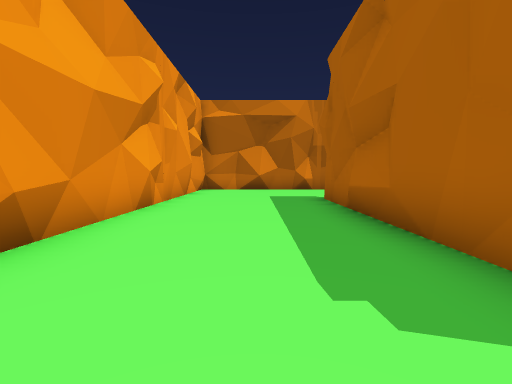
view 1 (above)

24 first-person views from a walk through a Unity game level. The camera is 1.4 m above the floor, tilts 4° down and sees 85° across. The floor is counted in squares, 2 m on a side. Each view is taken from the middle of a square. On the plan, view 1 faces up. The plan holds only what a view shows up to about 9 squares ahead; the rest is blank. The place goes on beyond the plan. The player character is not drawn.

view 2
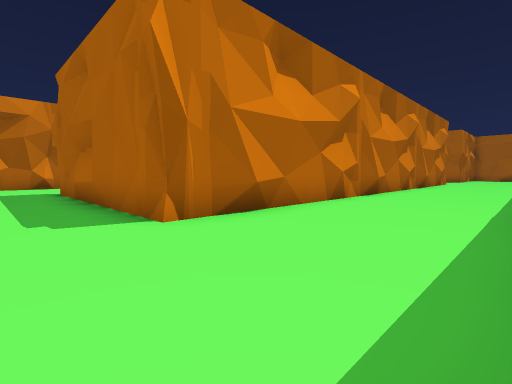

view 3
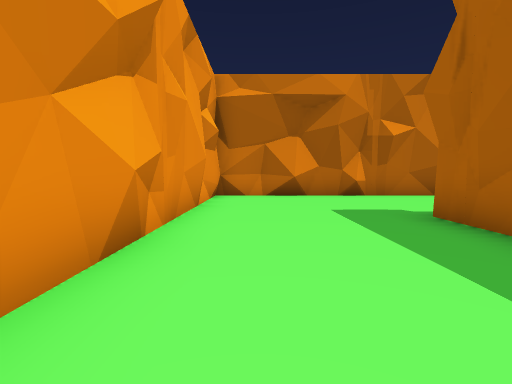

view 4
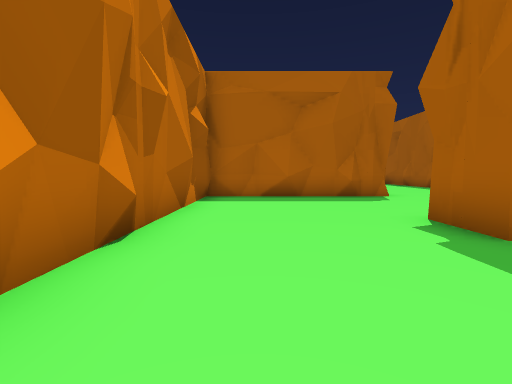

view 5
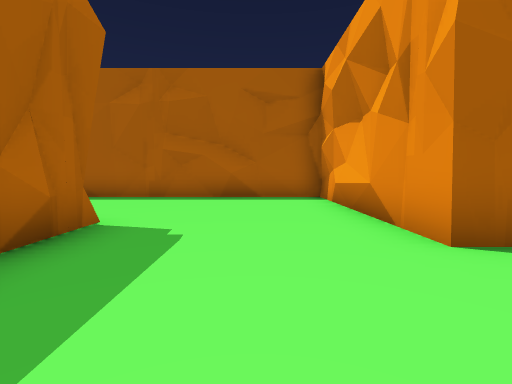

view 6
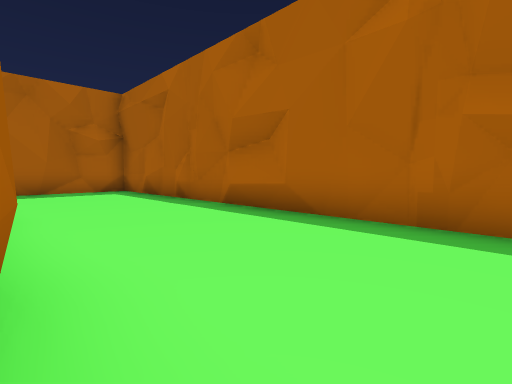

view 7
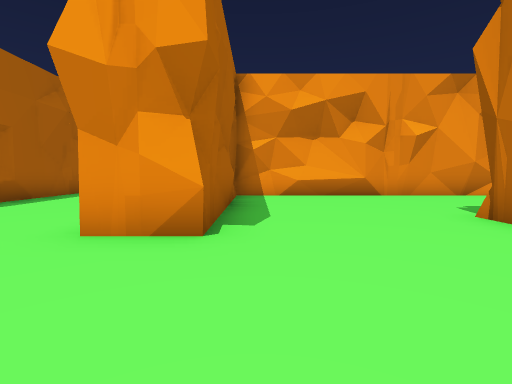

view 8
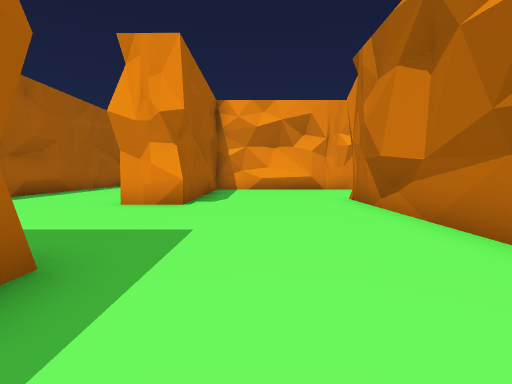

view 9
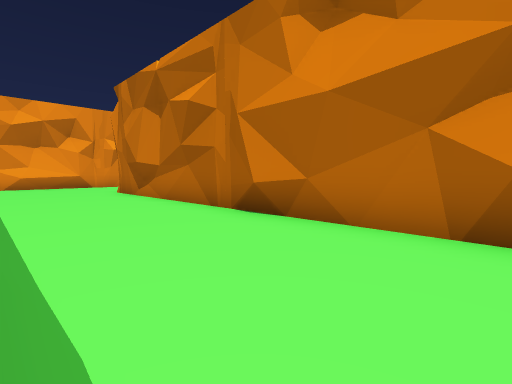

view 10
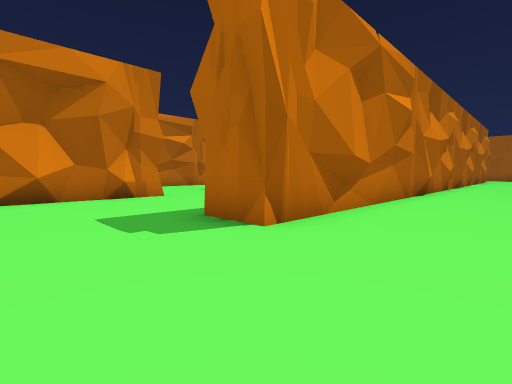

view 11
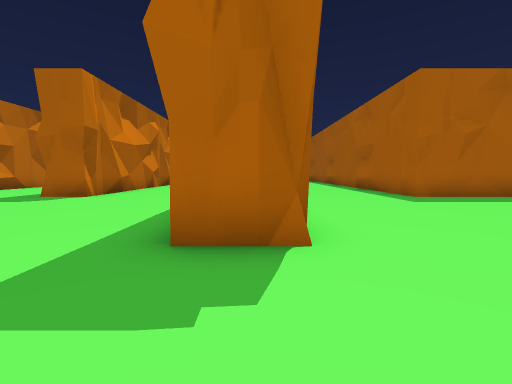

view 12
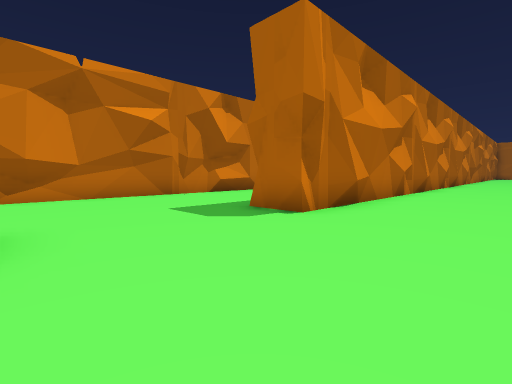

view 13
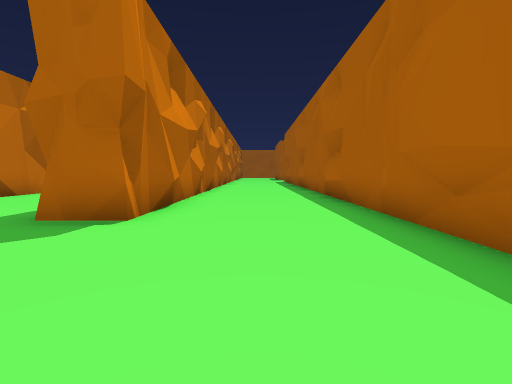

view 14
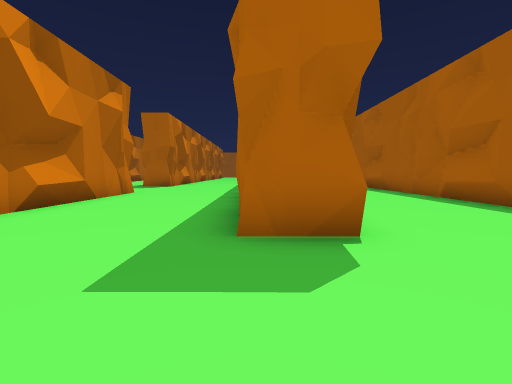

view 15
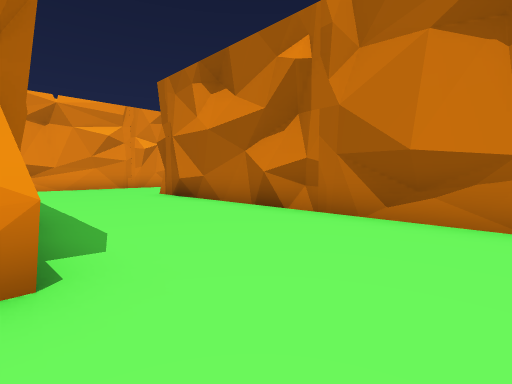

view 16
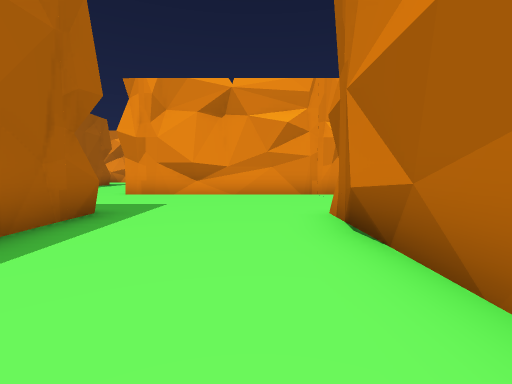

view 17
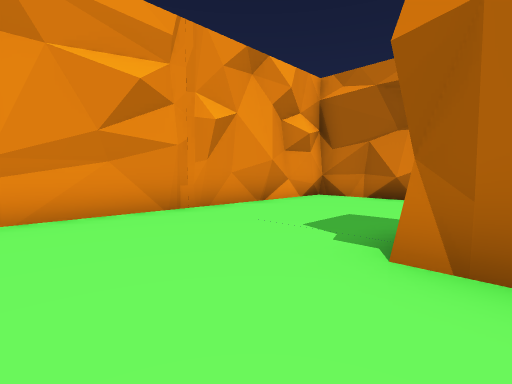

view 18
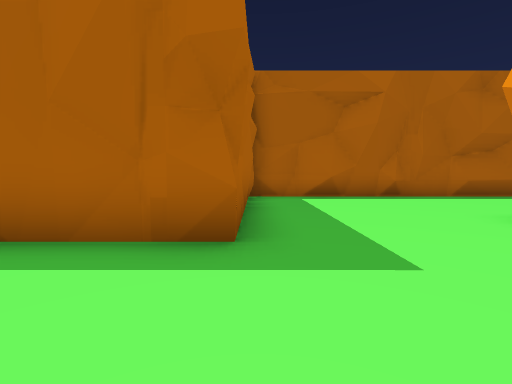

view 19
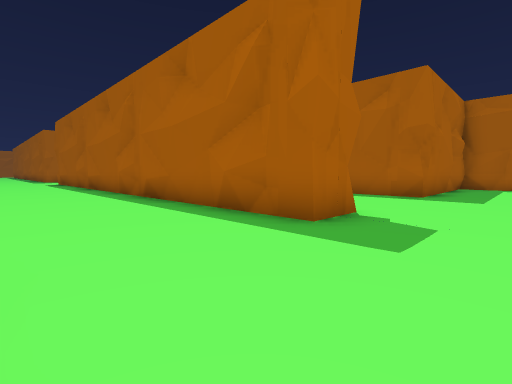

view 20
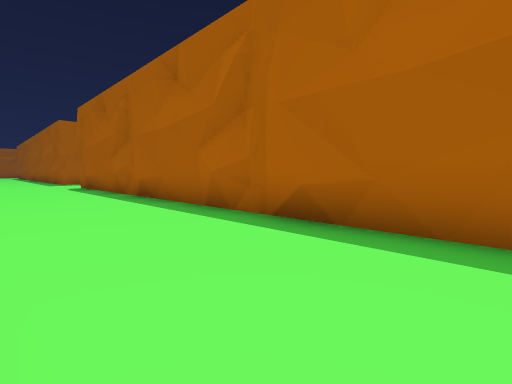

view 21
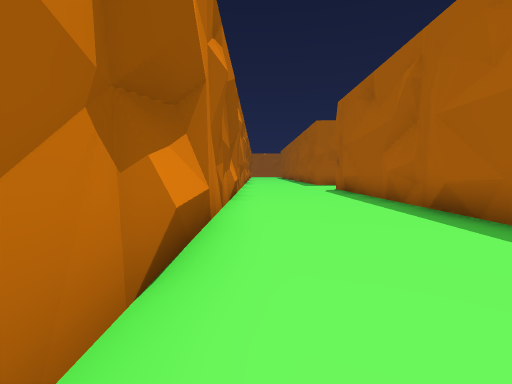

view 22
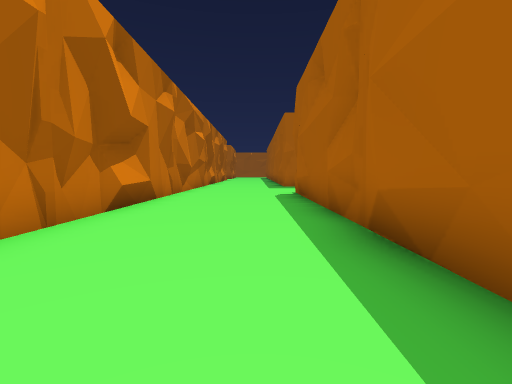

view 23
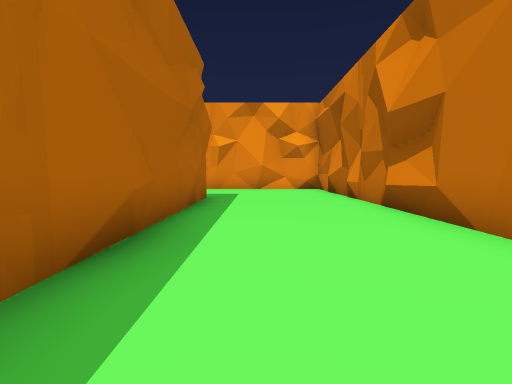

view 24
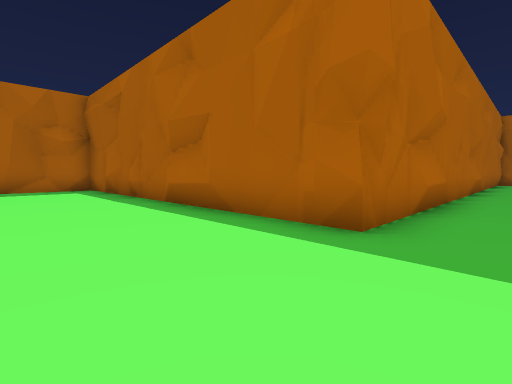

### Floor plan
Key: @ floor where view 1 was taken; # wall or solid block; . floor.
Columns run from 5 left of view 1 to 24 right of it. Each row starts with its distance up from view 1.
 28         ######################
 27         #.....................
 26         #.....................
 25         #.....................
 24         #..............##.....
 23         #....#################
 22         #.....##.##....#####..
 21         #.....................
 20         #.....................
 19         #.....................
 18         #...####   #...###
 17         #...#  #####...#######
 16 ............#  ...............
 15 ............## ...............
 14 ............##................
 13 ..#########.##....#  #########
 12 ..############....###########
 11 ..##........##...............
 10 ..#..........#...............
  9 ..##........##...............
  8 ..##........##...............
  7 ..##...##...########...##
  6  .##...##....##    #...#
  5  .##...##..............#
  4    #...##..............#
  3    #...##..............
  2    #...###############
  1     ...########
  0      @..........
 -1      ............
 -2      ............
 -3      ..........

Where each view was taken, in squares from view 1:
view 1: 0 up, 0 right, facing up
view 2: 3 down, 0 right, facing up-right
view 3: 3 up, 1 left, facing up
view 4: 10 up, 1 left, facing right
view 5: 10 up, 5 right, facing down
view 6: 6 up, 7 right, facing down-right
view 7: 8 up, 17 right, facing left
view 8: 9 up, 20 right, facing left
view 9: 8 up, 23 right, facing up-left
view 10: 9 up, 10 right, facing up-right
view 11: 12 up, 10 right, facing right
view 12: 14 up, 14 right, facing up-right
view 13: 15 up, 14 right, facing right
view 14: 18 up, 15 right, facing right
view 15: 18 up, 16 right, facing up-left
view 16: 21 up, 12 right, facing left
view 17: 20 up, 8 right, facing up-left
view 18: 21 up, 7 right, facing down
view 19: 27 up, 5 right, facing down-right
view 20: 27 up, 10 right, facing down-right
view 21: 27 up, 13 right, facing right
view 22: 25 up, 15 right, facing right
view 23: 25 up, 15 right, facing left
view 24: 16 up, 5 left, facing down-right
